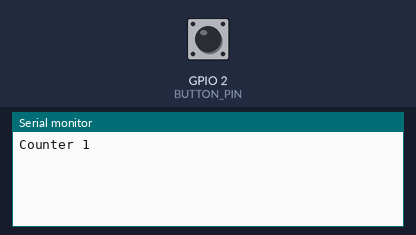
Bench run of a program on a simulated ESP32-S3. Shown: the last lines printed to the serial monitor. The inputs (shaded band) are chosen by the test bench; at power-on: GPIO 2 (BUTTON_PIN) LOW.

Above: at 1.2 s.
1.3 s: GPIO 2 (BUTTON_PIN) pulled HIGH for 0.15 s
At 2.6 s:
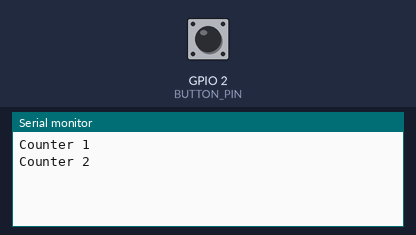
2.9 s: GPIO 2 (BUTTON_PIN) pulled HIGH for 1 s
At 5.1 s:
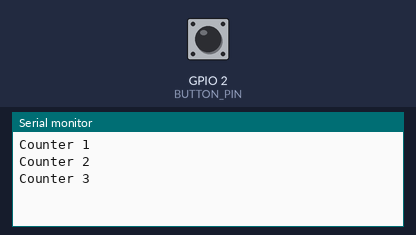
5.4 s: GPIO 2 (BUTTON_PIN) pulled HIGH for 0.15 s
At 7.1 s:
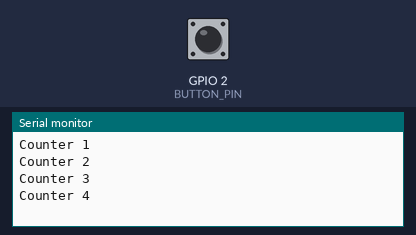
Timing chart, 0 to 8.6 s (numbered marks = the images above; inputs shaded):
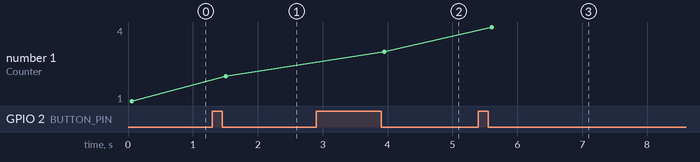

Measured:
- after the input at 1.3 s, the serial monitor: prints a new line after 0.20 s (image 1)
- after the input at 2.9 s, the serial monitor: prints a new line after 1.1 s (image 2)
- after the input at 5.4 s, the serial monitor: prints a new line after 0.20 s (image 3)
- plotted number 1: 1 → 2 after the input at 1.3 s, 2 → 3 after the input at 2.9 s, 3 → 4 after the input at 5.4 s

The program:

main.cpp
```cpp
#include <Arduino.h>

#define BUTTON_PIN 2
#define DEBOUNCE_TIME 50
#define POLL_INTERVAL 5

int counter = 0;

unsigned long lastPollTime = 0;
unsigned long debounceStart = 0;

// машина станів
enum class ButtonState
{
  Released,
  DebouncePress,
  Pressed,
  DebounceRelease
};
bool buttonPressed = false;

ButtonState buttonState = ButtonState::Released;

void setup()
{
  pinMode(BUTTON_PIN, INPUT);

  Serial.begin(115200);
}

void loop()
{
  unsigned long now = millis();

  if (now - lastPollTime >= POLL_INTERVAL)
  {
    lastPollTime = now;

    buttonPressed = digitalRead(BUTTON_PIN) == LOW;
  }

  switch (buttonState)
  {
    case ButtonState::Released:
      // Кнопка була відпущена, але ми побачили LOW
      if (buttonPressed)
      {
        debounceStart = now;
        buttonState = ButtonState::DebouncePress;
      }
      break;


    case ButtonState::DebouncePress:
      // Чекаємо 50 мс і перевіряємо, чи кнопка досі натиснута
      if (now - debounceStart >= DEBOUNCE_TIME)
      {
        if (buttonPressed)
        {
          counter++;
          Serial.printf("Counter %d\n", counter);

          buttonState = ButtonState::Pressed;
        }
        else
        {
          // Це був брязкіт, повертаємось у стан відпущеної кнопки
          buttonState = ButtonState::Released;
        }
      }
      break;

    case ButtonState::Pressed:
      // Кнопка натиснута і вже зарахована, Тепер чекаємо початку відпускання
      if (!buttonPressed)
      {
        debounceStart = now;
        buttonState = ButtonState::DebounceRelease;
      }
      break;


    case ButtonState::DebounceRelease:
      // Чекаємо 50 мс і перевіряємо, чи кнопка досі відпущена
      if (now - debounceStart >= DEBOUNCE_TIME)
      {
        if (!buttonPressed)
        {
          buttonState = ButtonState::Released;
        }
        else
        {
          // Це був брязкіт при відпусканні, кнопка все ще натиснута
          buttonState = ButtonState::Pressed;
        }
      }
      break;
  }
}

////////////////////////////////////////////////////////////////////////////
// домашне 2.4 завдання 3
// #define BUTTON_PIN 2
// #define DEBOUNCE_TIME 50


// int counter = 0;

// volatile bool change_flag = false;
// volatile bool press_handled_flag = false; // флаг на запуск обробки натискання
// volatile bool debounce_flag = false; // флаг на запуск дебоунс
// volatile bool release_flag = false; // флаг на відпускання


// unsigned long debounce_Start = 0; // момент натискання кнопки
// unsigned long release_Start = 0; //момент відпускання


// void IRAM_ATTR ISR_button(){
//   change_flag = true;
// }

// void setup() {
//   pinMode(BUTTON_PIN, INPUT);
//   Serial.begin(115200);
//   attachInterrupt(BUTTON_PIN, ISR_button, FALLING); // апаратне переривання
// }

// void loop() {

//   unsigned long now = millis(); // зчитуємо ниниішній час

//   // перевіряємо флаг від апаратного переривання
//   if (change_flag){

//     change_flag = false;

//     if (!press_handled_flag && !debounce_flag){
//       debounce_Start = now;
//       debounce_flag = true;
//     }
//   }

//   // перевірка реального стану за 50мс
//   if (debounce_flag && now - debounce_Start >= DEBOUNCE_TIME) {
//       debounce_flag = false;

//       if (digitalRead(BUTTON_PIN) == LOW){

//         counter++;
//         press_handled_flag = true;

//         Serial.printf(" Counter %d \n", counter);
//       }
//   }
//   // очікуване відпускання. контролюємо відпускання перед очікуванням нового натискання.
//   if (press_handled_flag){

//     if (digitalRead(BUTTON_PIN) == HIGH){

//       if (!release_flag){
//         release_Start = now;
//         release_flag = true;
//       }

//       // кнопка відпущенна стабільно 50мс
//       if (now - release_Start >= DEBOUNCE_TIME){
//         press_handled_flag = false;
//         release_flag = false;
//       }

//     }
//     else{
//       // це був брязкіт
//       release_flag = false;
//     }

//   }
// }


////////////////////////////////////////////////////////////////////////////
// домашне 2.4 завдання 2
// #define BUTTON_PIN 2


// int counter = 0;
// volatile bool change_flag = false;

// unsigned long last = 0;

// #define DEBOUNCE_TIME 50

// void IRAM_ATTR ISR_button(){
//   change_flag = true;
// }

// void setup() {
//   pinMode(BUTTON_PIN, INPUT);
//   Serial.begin(115200);
//   attachInterrupt(BUTTON_PIN, ISR_button, FALLING);
// }

// void loop() {
//   if (change_flag){

//     change_flag = false;


//     unsigned long now = millis();

//     if (now - last >= DEBOUNCE_TIME) {
//       last = now;
//       counter++;
//       Serial.printf(" Counter %d \n", counter);
//     }
//   }
// }


////////////////////////////////////////////////////////////////////////////
// домашне 2.4 завдання 1
// #define BUTTON_PIN 2


// volatile int counter = 0;
// volatile bool change_flag = false;


// void IRAM_ATTR INCREMENT_counter(){
//   counter++;
//   change_flag = true;
// }

// void setup() {
//   pinMode(BUTTON_PIN, INPUT);
//   Serial.begin(115200);
//   attachInterrupt(BUTTON_PIN, INCREMENT_counter, FALLING);
// }

// void loop() {
//   if (change_flag){
//     Serial.printf(" Counter %d \n", counter);
//     change_flag = false;
//   }
// }
```
